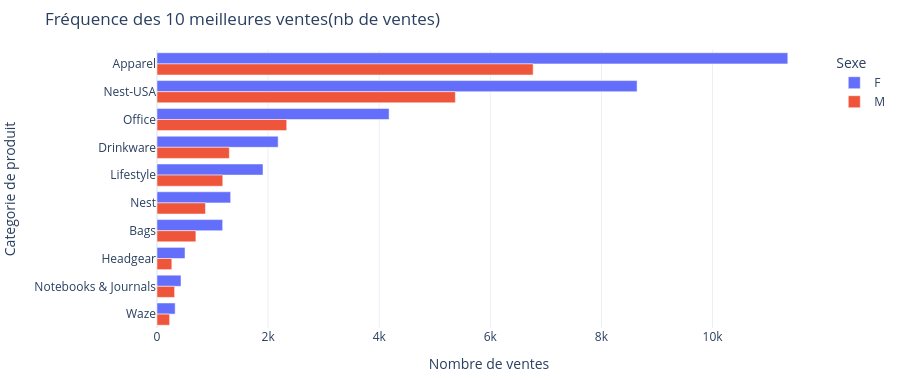
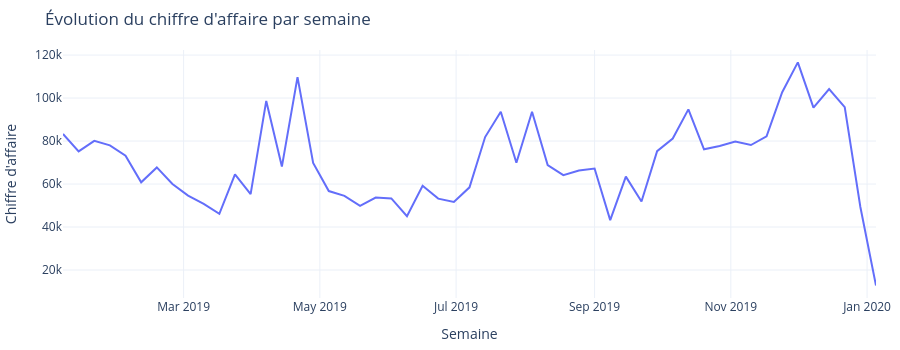

Notebook cell for these charts, in order:
### Code cell
# étape 4
fig_bar = barplot_top_10_ventes(df)
fig_evol = plot_evolution_chiffre_affaire(df)

fig_bar.show()
fig_evol.show()

### Figure 1 — Plotly figure (JSON) as saved in the notebook; plotly's stock layout.template omitted (floating-point values rounded to 4 significant figures)
{"data": [{"alignmentgroup": "True", "hovertemplate": "Gender=F<br>Nb_ventes=%{x}<br>Product_Category=%{y}<extra></extra>", "legendgroup": "F", "marker": {"color": "#636efa", "pattern": {"shape": ""}}, "name": "F", "offsetgroup": "F", "orientation": "h", "showlegend": true, "textposition": "auto", "type": "bar", "x": [11355, 1182, 2181, 504, 1908, 1326, 8642, 432, 4178, 327], "xaxis": "x", "y": ["Apparel", "Bags", "Drinkware", "Headgear", "Lifestyle", "Nest", "Nest-USA", "Notebooks & Journals", "Office", "Waze"], "yaxis": "y"}, {"alignmentgroup": "True", "hovertemplate": "Gender=M<br>Nb_ventes=%{x}<br>Product_Category=%{y}<extra></extra>", "legendgroup": "M", "marker": {"color": "#EF553B", "pattern": {"shape": ""}}, "name": "M", "offsetgroup": "M", "orientation": "h", "showlegend": true, "textposition": "auto", "type": "bar", "x": [6771, 700, 1302, 267, 1184, 872, 5371, 317, 2335, 227], "xaxis": "x", "y": ["Apparel", "Bags", "Drinkware", "Headgear", "Lifestyle", "Nest", "Nest-USA", "Notebooks & Journals", "Office", "Waze"], "yaxis": "y"}], "layout": {"barmode": "group", "height": 380, "legend": {"title": {"text": "Sexe"}, "tracegroupgap": 0}, "margin": {"b": 10, "l": 10, "r": 10, "t": 50}, "title": {"text": "Fréquence des 10 meilleures ventes(nb de ventes)"}, "xaxis": {"anchor": "y", "domain": [0, 1], "title": {"text": "Nombre de ventes"}}, "yaxis": {"anchor": "x", "autorange": "reversed", "categoryarray": ["Apparel", "Nest-USA", "Office", "Drinkware", "Lifestyle", "Nest", "Bags", "Headgear", "Notebooks & Journals", "Waze"], "categoryorder": "array", "domain": [0, 1], "title": {"text": "Categorie de produit"}}}}

### Figure 2 — Plotly figure (JSON) as saved in the notebook; plotly's stock layout.template omitted (floating-point values rounded to 4 significant figures)
{"data": [{"hovertemplate": "Transaction_Date=%{x}<br>Chiffre_Affaire=%{y}<extra></extra>", "legendgroup": "", "line": {"color": "#636efa", "dash": "solid"}, "marker": {"symbol": "circle"}, "mode": "lines", "name": "", "orientation": "v", "showlegend": false, "type": "scatter", "x": ["2019-01-06T00:00:00", "2019-01-13T00:00:00", "2019-01-20T00:00:00", "2019-01-27T00:00:00", "2019-02-03T00:00:00", "2019-02-10T00:00:00", "2019-02-17T00:00:00", "2019-02-24T00:00:00", "2019-03-03T00:00:00", "2019-03-10T00:00:00", "2019-03-17T00:00:00", "2019-03-24T00:00:00", "2019-03-31T00:00:00", "2019-04-07T00:00:00", "2019-04-14T00:00:00", "2019-04-21T00:00:00", "2019-04-28T00:00:00", "2019-05-05T00:00:00", "2019-05-12T00:00:00", "2019-05-19T00:00:00", "2019-05-26T00:00:00", "2019-06-02T00:00:00", "2019-06-09T00:00:00", "2019-06-16T00:00:00", "2019-06-23T00:00:00", "2019-06-30T00:00:00", "2019-07-07T00:00:00", "2019-07-14T00:00:00", "2019-07-21T00:00:00", "2019-07-28T00:00:00", "2019-08-04T00:00:00", "2019-08-11T00:00:00", "2019-08-18T00:00:00", "2019-08-25T00:00:00", "2019-09-01T00:00:00", "2019-09-08T00:00:00", "2019-09-15T00:00:00", "2019-09-22T00:00:00", "2019-09-29T00:00:00", "2019-10-06T00:00:00", "2019-10-13T00:00:00", "2019-10-20T00:00:00", "2019-10-27T00:00:00", "2019-11-03T00:00:00", "2019-11-10T00:00:00", "2019-11-17T00:00:00", "2019-11-24T00:00:00", "2019-12-01T00:00:00", "2019-12-08T00:00:00", "2019-12-15T00:00:00", "2019-12-22T00:00:00", "2019-12-29T00:00:00", "2020-01-05T00:00:00"], "xaxis": "x", "y": [83270.0, 75210.0, 80100.0, 77980.0, 73160.0, 60800.0, 67730.0, 60000.0, 54630.0, 50810.0, 46120.0, 64490.0, 55290.0, 98660.0, 68140.0, 109800.0, 69840.0, 56730.0, 54500.0, 49890.0, 53729, 53290.0, 45060.0, 59230.0, 53210.0, 51640.0, 58460.0, 81850.0, 93620.0, 69890.0, 93600.0, 68850.0, 64150.0, 66260.0, 67240.0, 43200.0, 63460.0, 51870.0, 75300.0, 81160.0, 94720.0, 76180.0, 77690.0, 79740.0, 78140.0, 82160.0, 102700.0, 116600.0, 95540.0, 104100.0, 95750.0, 49340.0, 12750.0], "yaxis": "y"}], "layout": {"height": 350, "legend": {"tracegroupgap": 0}, "margin": {"b": 10, "l": 10, "r": 10, "t": 50}, "title": {"text": "Évolution du chiffre d'affaire par semaine"}, "xaxis": {"anchor": "y", "domain": [0, 1], "title": {"text": "Semaine"}}, "yaxis": {"anchor": "x", "domain": [0, 1], "title": {"text": "Chiffre d'affaire"}}}}
